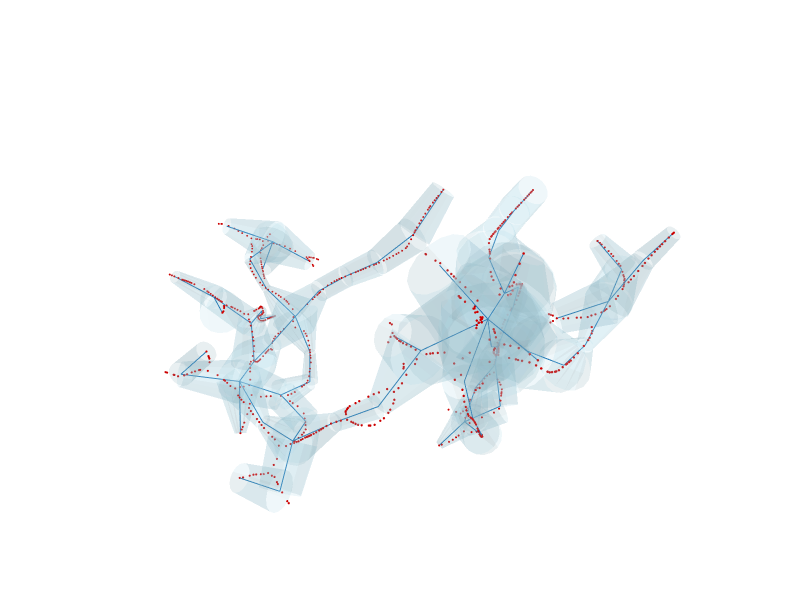

Notebook source saved alongside this figure:
### Code cell
# compare morphology basis to original skeleton

skel_pointset = skeleton.to_point_set()

vs_fig: "go.Figure" = plot_model(
    swc_model=swc_model,
    opacity=0.2,
    title="",
    width=800,
    height=600,
    show_axes=False,
    point_set=skel_pointset,
    point_color="red",
    point_size=model_length * 0.0015,
)
vs_fig.update_layout(
    scene=dict(
        camera=dict(
            eye={"x": eye_coord[0], "y": eye_coord[1], "z": eye_coord[2]},
            projection=dict(type="perspective"),
        ),
        aspectmode="data",  # 'cube', 'auto', 'manual'
    )
)
vs_filename = (
    f"{fig_out_dir}/TS{spine_idx}_mel{params['max_edge_length']}_" f"morph_vs_skel.pdf"
)
vs_fig.write_image(
    vs_filename,
    format="pdf",
    engine="kaleido",
    width=600,
    height=450,
    scale=pdf_scale,
)
vs_fig.show()

### Figure 1 — Plotly figure (JSON) as saved in the notebook; plotly's stock layout.template omitted (floating-point values rounded to 4 significant figures; data arrays with more than 128 entries replaced by an {"elided": "..."} marker saying what was removed)
{"data": [{"color": "lightblue", "flatshading": true, "i": {"elided": "2272 int values"}, "j": {"elided": "2272 int values"}, "k": {"elided": "2272 int values"}, "name": "frusta", "opacity": 0.2, "type": "mesh3d", "x": {"elided": "2272 float values"}, "y": {"elided": "2272 float values"}, "z": {"elided": "2272 float values"}}, {"line": {"color": "#1f77b4", "width": 2}, "mode": "lines", "name": "centroid", "type": "scatter3d", "x": {"elided": "213 float values"}, "y": {"elided": "213 float values"}, "z": {"elided": "213 float values"}}, {"color": "red", "flatshading": true, "i": {"elided": "85680 int values"}, "j": {"elided": "85680 int values"}, "k": {"elided": "85680 int values"}, "name": "points", "opacity": 1, "type": "mesh3d", "x": {"elided": "44268 float values"}, "y": {"elided": "44268 float values"}, "z": {"elided": "44268 float values"}}], "layout": {"height": 600, "margin": {"b": 0, "l": 0, "r": 0, "t": 40}, "scene": {"aspectmode": "data", "camera": {"eye": {"x": 1.065, "y": -0.001931, "z": 1.366}, "projection": {"type": "perspective"}}, "xaxis": {"visible": false}, "yaxis": {"visible": false}, "zaxis": {"visible": false}}, "showlegend": false, "title": {"text": ""}, "width": 800}}
